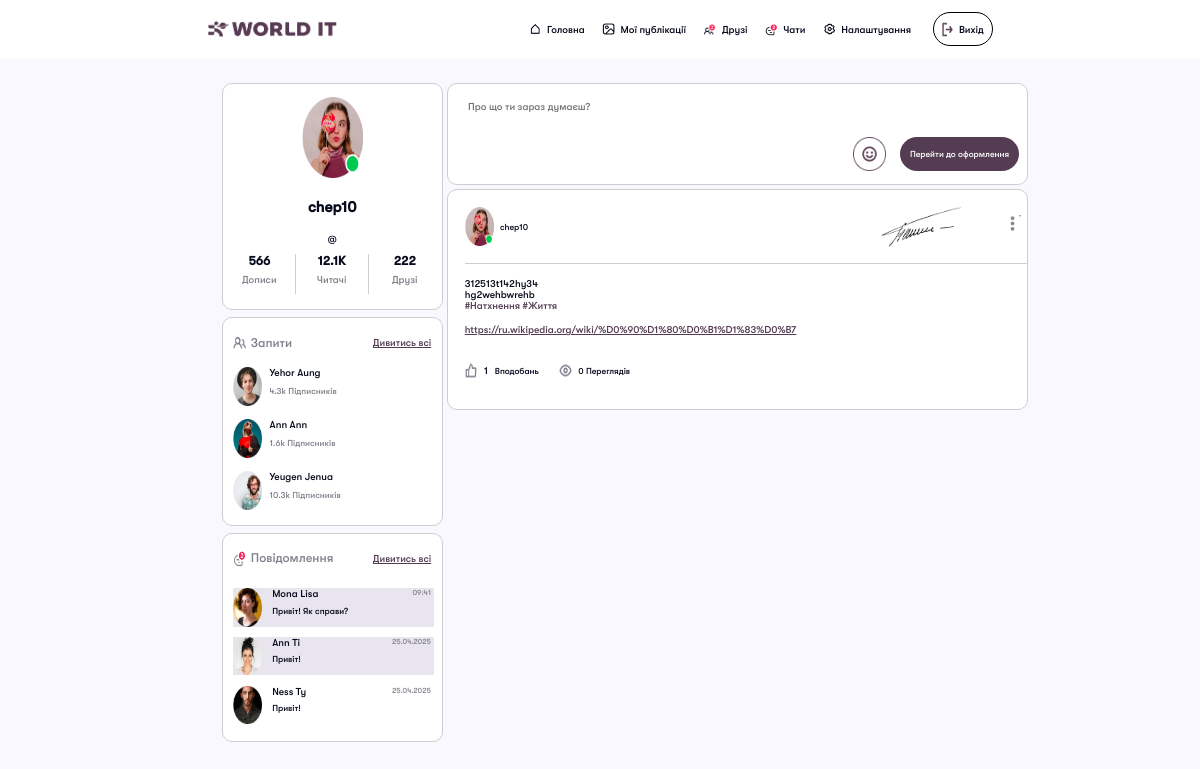
/publications/my_publications/ (signed in), run on an earlier commit of the app's database.
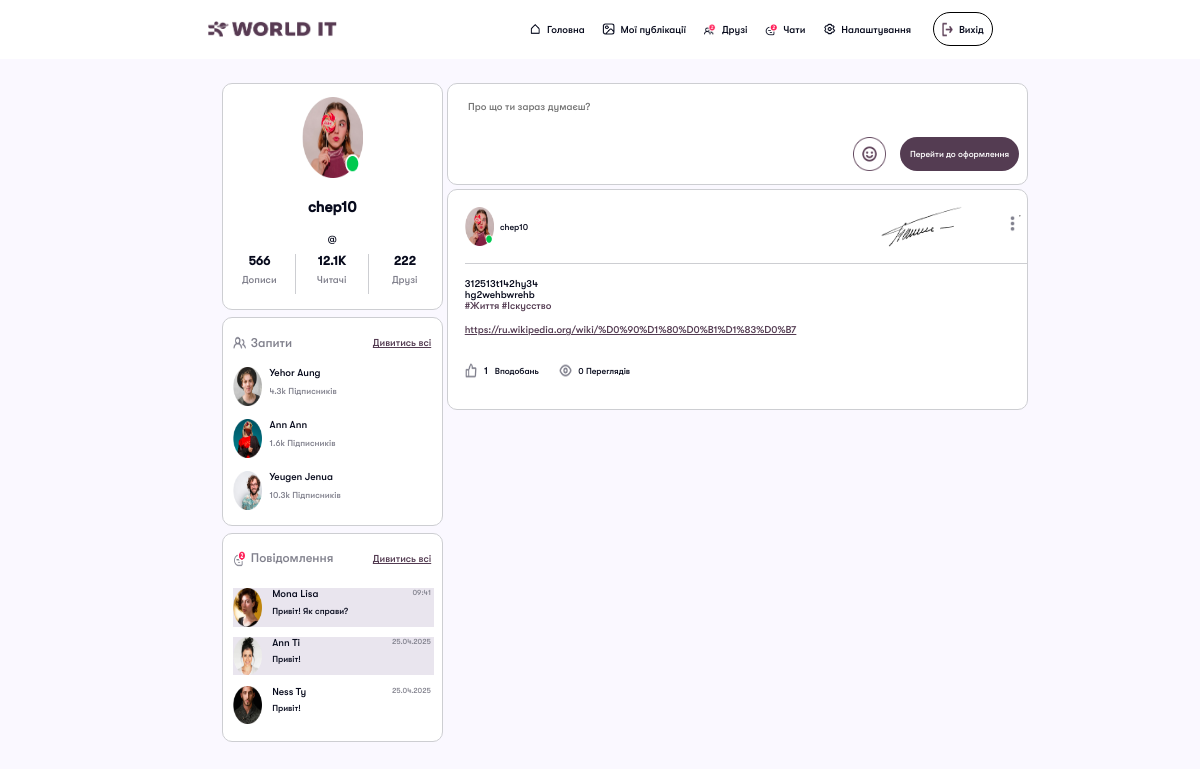
And on a later commit of the database.
### publications/models.py (models this page shows)
class User_Post(models.Model):
    user = models.ForeignKey(User, on_delete=models.CASCADE)
    title = models.CharField(max_length=200, unique=True)
    subject = models.CharField(max_length=200)
    tags = models.ManyToManyField(Tag)
    text = models.TextField()
    article_link = models.URLField(blank=True, null=True)
    views = models.ManyToManyField(User, related_name='viewed_posts', blank=True)
    likes = models.ManyToManyField(User, related_name='liked_posts', blank=True)
    def count_views(self):
        return self.views.count()
    def count_likes(self):
        return self.likes.count()

### create_tag/models.py (models this page shows)
class Tag(models.Model):
    name = models.CharField(max_length= 20)
    def __str__(self):
        return self.name

### publications/views.py (the view, shortened to what this page needs)
# urls.py: path('my_publications/', MyPublicationsView.as_view(), name='my_publications'),
class MyPublicationsView(CreateView):
    template_name = "publications/my_publications.html"
    form_class = CreatePostForm
    success_url = reverse_lazy('my_publications')
    def get_context_data(self, **kwargs):
        context = super().get_context_data(**kwargs)
        context['all_posts'] = User_Post.objects.all()
        return context

### publications/forms.py
class CreatePostForm(forms.ModelForm):
    class Meta():
        model = User_Post
        fields = ['title', 'subject', 'tags', 'text', 'article_link']
    def __init__(self, *args, **kwargs):
        super(CreatePostForm, self).__init__(*args, **kwargs)
        self.fields['title'].label = "Назва публікації"
        self.fields["subject"].label = "Тема публікації"
        self.fields["text"].label =""
        self.fields["article_link"].label = "Посилання"
        self.fields["title"].widget = forms.TextInput(attrs={"placeholder": "Напишить назву публікації"})
        self.fields["subject"].widget = forms.TextInput(attrs={"placeholder": "Напишить тему публікації"})
        self.fields["text"].widget = forms.Textarea(attrs={"placeholder": "Напишить текст до публікації"})
        self.fields["article_link"].widget = forms.TextInput(attrs={"placeholder": "Додайте посилання публікації"})
    images = MultipleFileField(required=False)

### publications/templates/publications/my_publications.html (shortened to what this page needs)
{% extends "base.html" %}
{% load static %}
{% block link %}
<link rel="stylesheet" href="{% static 'styles/my_publications.css' %}">
{% endblock %}
{% block content %}
<header>
    <img src="{% static 'images/logo.png' %}" class="logo">
    <div class="tabsExit">
        <div class="tabs">
            <a href="{% url 'main' %}" class="main tab"><img src="{% static 'images/main.png' %}">Головна</a>
            <a href="{% url 'my_publications' %}" class="publications tab"><img
                    src="{% static 'images/publications.png' %}">Мої публікації</a>
            <a href="{% url 'friends' %}" class="friends tab"><img src="{% static 'images/friends.png' %}">Друзі</a>
            <a href="{% url 'main' %}" class="chats tab"><img src="{% static 'images/chat.png' %}">Чати</a>
            <a href="{% url 'settings' request.user.id %}" class="settings tab"><img
                    src="{% static 'images/settings.png' %}">Налаштування</a>
        </div>
        <form action="{% url 'logout' %}" method="post">
            <button class="exit" onclick=""><img src=" {% static 'images/exit.png' %}">Вихід</button>
        </form>
    </div>
</header>
<main>
    <div class="userInfo">
        <div class="miniProfile">
            <div class="avatarNames">
                <img src="{% static 'images/avatar.png' %}" class="avatar">
                <div class="names">
                    <p class="nickname">{{ request.user.username }}</p>
                    <p class="username">@{{ request.user.last_name }}</p>
                </div>
            </div>
            <div class="stats">
                <div class="posts">
                    <p class="count">566</p>
                    <p class="name">Дописи</p>
                </div>
                <div class="readers">
                    <p class="count">12.1K</p>
                    <p class="name">Читачі</p>
                </div>
                <div class="friends">
                    <p class="count">222</p>
                    <p class="name">Друзі</p>
                </div>
            </div>
        </div>
        <div class="requests">
            <div class="blockName">
                <p class="name"><img src="{% static 'images/friends_gray.png' %}">Запити</p>
                <a href="" class="showAll">Дивитись всі</a>
            </div>
            <div class="users">
                <div class="user">
                    <img src="{% static 'images/avatar2.png' %}">
                    <div class="nameSubscribers">
                        <p class="name">Yehor Aung</p>
                        <p class="subscribers">4.3k Підписників</p>
                    </div>
                </div>
                <div class="user">
                    <img src="{% static 'images/avatar3.png' %}">
                    <div class="nameSubscribers">
                        <p class="name">Ann Ann</p>
                        <p class="subscribers">1.6k Підписників</p>
                    </div>
                </div>
                <div class="user">
                    <img src="{% static 'images/avatar4.png' %}">
                    <div class="nameSubscribers">
                        <p class="name">Yeugen Jenua</p>
                        <p class="subscribers">10.3k Підписників</p>
                    </div>
                </div>
            </div>
        </div>
        <div class="messages">
            <div class="blockName">
                <p class="name"><img src="{% static 'images/messages.png' %}">Повідомлення</p>
                <a href="" class="showAll">Дивитись всі</a>
            </div>
            <div class="users">
                <div class="user mona">
                    <img src="{% static 'images/avatar5.png' %}">
                    <div class="nameSubscribers">
                        <div class="nameTime">
                            <p class="name">Mona Lisa</p>
                            <p class="time">09:41</p>
                        </div>
                        <p class="message">Привіт! Як справи?</p>
                    </div>
                </div>
                <div class="user ann">
                    <img src="{% static 'images/avatar6.png' %}">
                    <div class="nameSubscribers ann">
                        <div class="nameTime">
                            <p class="name">Ann Ti</p>
                            <p class="time">25.04.2025</p>
                        </div>
                        <p class="message">Привіт!</p>
                    </div>
                </div>
                <div class="user">
                    <img src="{% static 'images/avatar7.png' %}">
                    <div class="nameSubscribers">
                        <div class="nameTime">
                            <p class="name">Ness Ty</p>
                            <p class="time">25.04.2025</p>
                        </div>
                        <p class="message">Привіт!</p>
                    </div>
                </div>
            </div>
        </div>
    </div>
    <div class="PostPostInput">
        <div class="postArea">
            <input type="text" class="areaInput" placeholder="Про що ти зараз думаєш?">
            <div class="sendDiv">
                <button class="addEmojiBtn">
                    <img src="{% static 'images/add_emoji.png' %}" class="addEmoji imageBtn">
                </button>
                <button class="sendBtn submit">Перейти до оформлення</button>
            </div>
        </div>
        {% for post in all_posts %}
        {% if post.user == user %}
        <div class="post" id="post{{post.id}}" value="{{post.id}}">
            <div class="postHeader">
                <img src="{% static 'images/avatar.png' %}" class="avatar">
                <p class="text">{{ post.user.username }}</p>
                <div class="paintingDiv">
                    <img src="{% static 'images/painting.png' %}" class="painting">
                </div>
                <div class="dotsDiv">
                    <form method="post">
                        <button type="button"><img src="{% static 'images/dots_menu.png' %}" class="dots"
                                id="{{post.pk}}"></button>
                    </form>
                </div>
            </div>
            <div class="postMain">
                <p class="text">
                    {{ post.title }}<br>
                    {{ post.text }}
                </p>
                <p class="hashtags">
                    {% for tag in post.tags.all %}
                    {{ tag.name }}
                    {% endfor %}
                </p>
                <a href="{{ post.article_link }}" class="publicationLink">{{ post.article_link }}</a>
            </div>
            <div class="postFooter">
                <div class="likesViews">
                    <p class="likes like-button {% if request.user in post.likes.all %}liked{% endif %}"
                        id="{{ post.id   }}" value="{% url 'likes' post.pk %}"><img
                            src="{% static 'images/likes.png' %}" class="likesImg"
                            id="like{{post.id}}"><b>{{post.count_likes}}</b>
                        Вподобань</p>
                    <p class="likes"><img src="{% static 'images/views.png' %}" class="likesImg">{{ post.count_views }}
                        Переглядів</p>
                </div>
            </div>
        </div>
        {% endif %}
        {% endfor %}
        {% endblock %}

### templates/base.html (shortened to what this page needs)
<html lang="en">
<head>
    {% block link %}{% endblock %}
</head>
<body>
    {% block content %}{% endblock %}
</body>
</html>

What changed in the data, as far as the page shows it:
changed User_Post "312513t142hy34": loses Tag (name "#Натхнення"); gains Tag (name "#Іскусство")
